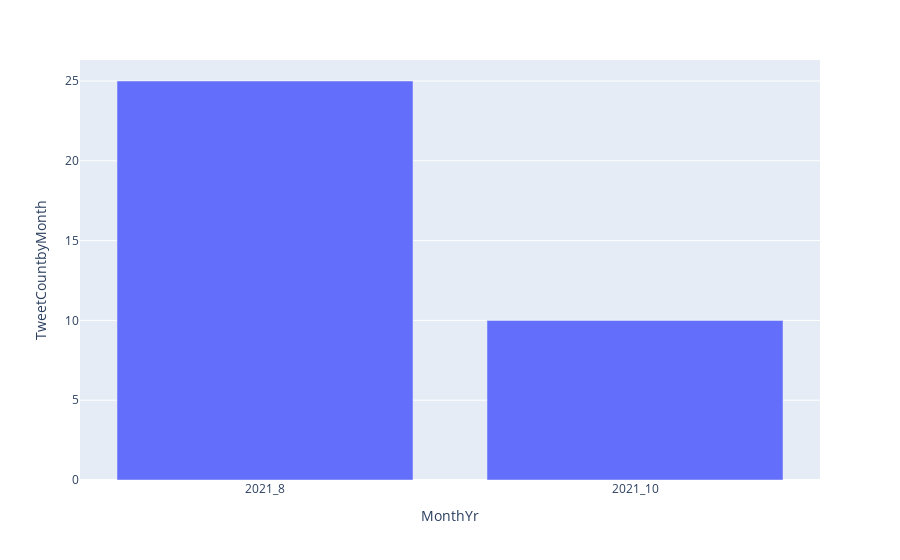

Notebook source saved alongside this figure:
### Code cell
tempdf = ps.DataFrame(dfMonth)

tempdf.plot(kind='bar', x='MonthYr', y='TweetCountbyMonth')

### Figure 1 — Plotly figure (JSON) as saved in the notebook; plotly's stock layout.template omitted (floating-point values rounded to 4 significant figures)
{"data": [{"alignmentgroup": "True", "hovertemplate": "MonthYr=%{x}<br>TweetCountbyMonth=%{y}<extra></extra>", "legendgroup": "", "marker": {"color": "#636efa", "pattern": {"shape": ""}}, "name": "", "offsetgroup": "", "orientation": "v", "showlegend": false, "textposition": "auto", "type": "bar", "x": ["2021_8", "2021_10"], "xaxis": "x", "y": [25, 10], "yaxis": "y"}], "layout": {"barmode": "relative", "legend": {"tracegroupgap": 0}, "margin": {"t": 60}, "xaxis": {"anchor": "y", "domain": [0, 1], "title": {"text": "MonthYr"}}, "yaxis": {"anchor": "x", "domain": [0, 1], "title": {"text": "TweetCountbyMonth"}}}}
